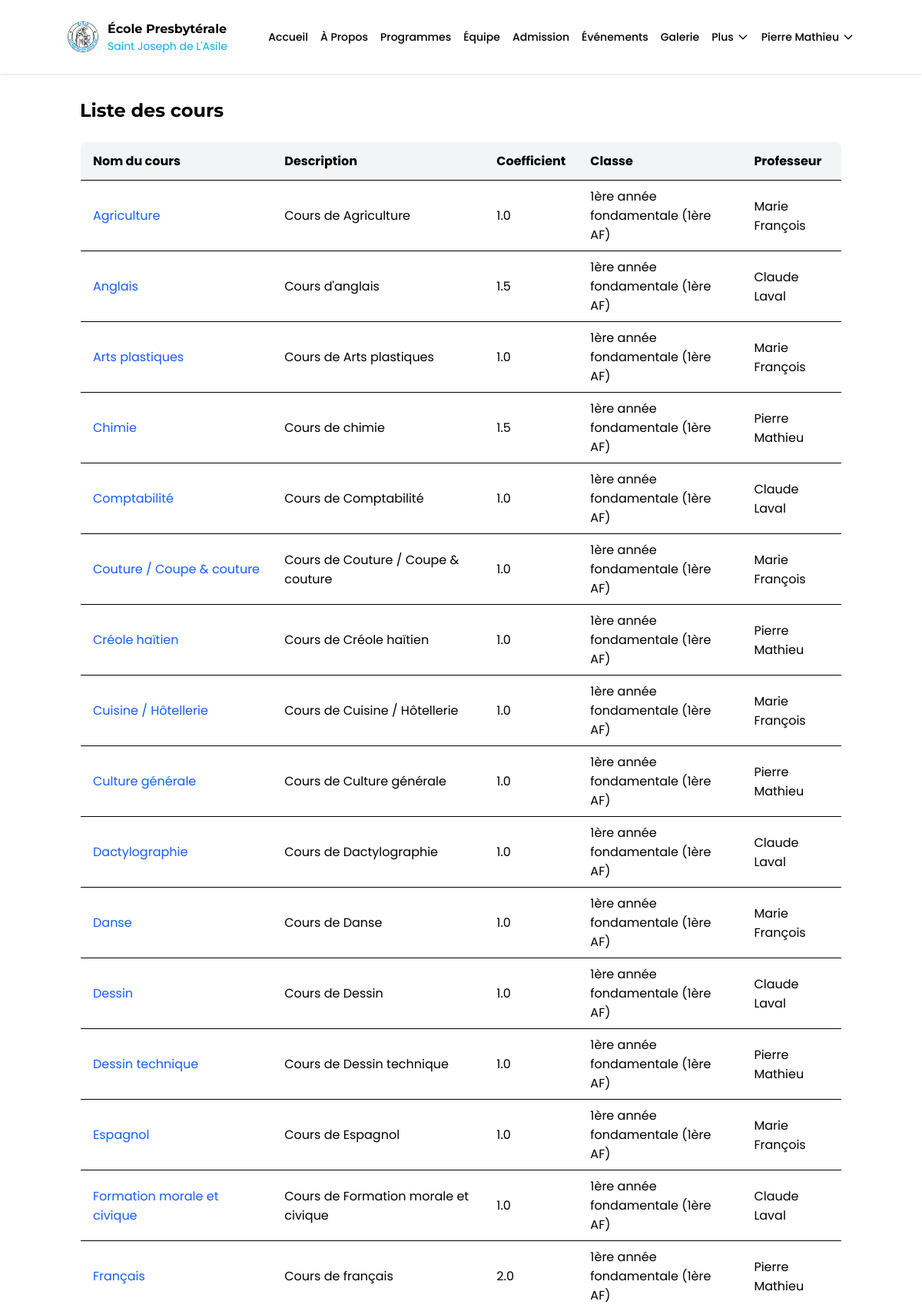
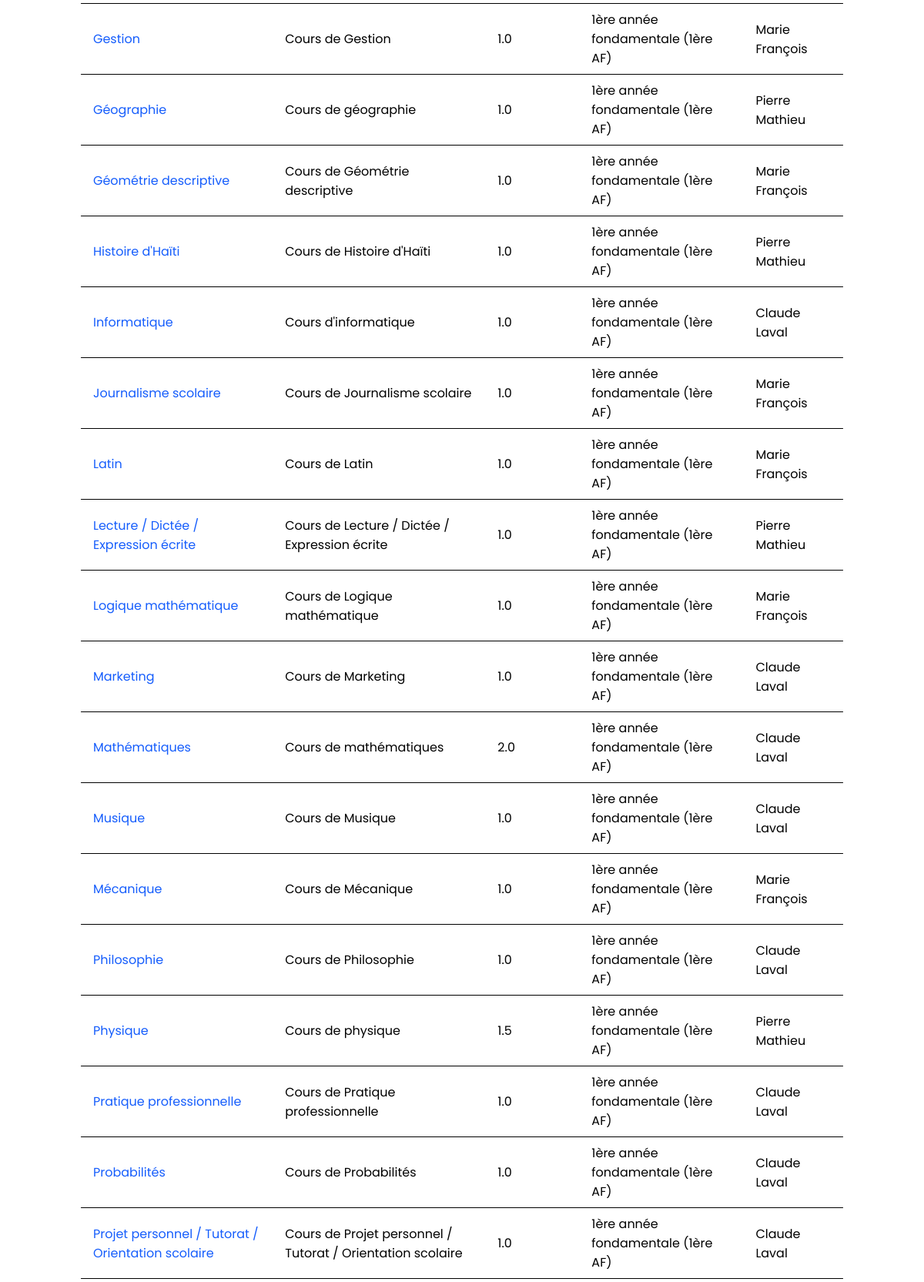
/cours/ (signed in, upper part), run on the app's committed database (2 pictures, top to bottom).
### models.py (models this page shows, shortened)
class Enseignement(db.Model):
    __tablename__ = 'enseignements'
    id = db.Column(db.Integer, primary_key=True)
    cours_id = db.Column(db.Integer, db.ForeignKey('cours.id'), nullable=False)
    classe_id = db.Column(db.Integer, db.ForeignKey('classes.id'), nullable=False)
    professeur_id = db.Column(db.Integer, db.ForeignKey('users.id'), nullable=False)
    annee_scolaire = db.Column(db.String(9), nullable=False)
    classe = db.relationship('Classe', backref=db.backref('enseignements', lazy=True))
    professeur = db.relationship('User', backref=db.backref('enseignements', lazy=True))

class Cours(db.Model):
    __tablename__ = 'cours'
    id = db.Column(db.Integer, primary_key=True)
    code = db.Column(db.String(10), unique=True, nullable=False)
    nom = db.Column(db.String(100), nullable=False)
    description = db.Column(db.Text)
    coefficient = db.Column(db.Float, default=1.0)
    enseignements = db.relationship('Enseignement', backref='cours', lazy=True)

class Classe(db.Model):
    __tablename__ = 'classes'
    id = db.Column(db.Integer, primary_key=True)
    nom = db.Column(db.String(50), nullable=False)
    niveau = db.Column(db.String(20), nullable=False)
    annee_scolaire = db.Column(db.String(9), nullable=False)
    capacite = db.Column(db.Integer, default=30)
    salle = db.Column(db.String(20))

### modules/cours.py (the view)
@cours_blueprint.route('/')
@login_required
def liste():
    from models import User
    enseignements = (
        db.session.query(Enseignement, Cours, Classe, User)
        .join(Cours, Enseignement.cours_id == Cours.id)
        .join(Classe, Enseignement.classe_id == Classe.id)
        .join(User, Enseignement.professeur_id == User.id)
        .order_by(Classe.niveau, Classe.nom, Cours.nom)
        .all()
    )
    cours_list = []
    for ens, cours, classe, prof in enseignements:
        professeur_nom = f"{prof.prenom} {prof.nom}".strip()
        cours_list.append({
            'id': cours.id,
            'nom': cours.nom,
            'description': cours.description,
            'coefficient': cours.coefficient,
            'classe_nom': classe.nom,
            'professeur_nom': professeur_nom
        })
    return render_template('cours/liste.html', cours=cours_list)

### app.py (called while the page is built)
@login_manager.user_loader
def load_user(user_id):
    return User.query.get(int(user_id))

### templates/cours/liste.html (shortened to what this page needs)
{% extends 'base.html' %}
{% block content %}
<div class="container mx-auto px-4 py-8">
    <h1 class="text-2xl font-bold mb-6">Liste des cours</h1>
    <div class="overflow-x-auto">
        <table class="min-w-full bg-white border border-gray-200 rounded-lg overflow-hidden">
            <thead>
                <tr class="bg-gray-100">
                    <th class="py-3 px-4 border-b text-left">Nom du cours</th>
                    <th class="py-3 px-4 border-b text-left">Description</th>
                    <th class="py-3 px-4 border-b text-left">Coefficient</th>
                    <th class="py-3 px-4 border-b text-left">Classe</th>
                    <th class="py-3 px-4 border-b text-left">Professeur</th>
                </tr>
            </thead>
            <tbody>
                {% for cours in cours %}
                <tr class="border-b hover:bg-gray-50">
                    <td class="py-2 px-4">
                        <a href="{{ url_for('cours.details', cours_id=cours.id) }}" class="text-blue-600 hover:underline">
                            {{ cours.nom }}
                        </a>
                    </td>
                    <td class="py-2 px-4">{{ cours.description or '-' }}</td>
                    <td class="py-2 px-4">{{ cours.coefficient }}</td>
                    <td class="py-2 px-4">{{ cours.classe_nom }}</td>
                    <td class="py-2 px-4">{{ cours.professeur_nom or '-' }}</td>
                </tr>
                {% else %}
                <tr>
                    <td colspan="5" class="py-4 px-4 text-center text-gray-500">Aucun cours trouvé.</td>
                </tr>
                {% endfor %}
            </tbody>
        </table>
    </div>
</div>
{% endblock %}

### templates/base.html (style rules this page uses)
body { font-family: 'Poppins', sans-serif; }
h1, h2, h3, h4, h5, h6 { font-family: 'Montserrat', sans-serif; }

### data on the page
Enseignement: nom "Agriculture", description "Cours de Agriculture", coefficient "1.0", classe_nom "1ère année fondamentale (1ère AF)", professeur_nom "Marie François"
Cours: nom "Anglais", description "Cours d'anglais", coefficient "1.5"
Classe: classe_nom "1ère année fondamentale (1ère AF)" "1ère année fondamentale (1ère AF)" "1ère année fondamentale (1ère AF)" "1ère année fondamentale (1ère AF)" "1ère année fondamentale (1ère AF)" "1ère année fondamentale (1ère AF)" "1ère année fondamentale (1ère AF)" "1ère année fondamentale (1ère AF)" "1ère année fondamentale (1ère AF)" "1ère année fondamentale (1ère AF)" "1ère année fondamentale (1ère AF)" "1ère année fondamentale (1ère AF)" "1ère année fondamentale (1ère AF)" "1ère année fondamentale (1ère AF)" "1ère année fondamentale (1ère AF)" "1ère année fondamentale (1ère AF)" "1ère année fondamentale (1ère AF)" "1ère année fondamentale (1ère AF)" "1ère année fondamentale (1ère AF)" "1ère année fondamentale (1ère AF)" "1ère année fondamentale (1ère AF)" "1ère année fondamentale (1ère AF)" "1ère année fondamentale (1ère AF)" "1ère année fondamentale (1ère AF)" "1ère année fondamentale (1ère AF)" "1ère année fondamentale (1ère AF)" "1ère année fondamentale (1ère AF)" "1ère année fondamentale (1ère AF)" "1ère année fondamentale (1ère AF)" "1ère année fondamentale (1ère AF)" "1ère année fondamentale (1ère AF)" "1ère année fondamentale (1ère AF)" "1ère année fondamentale (1ère AF)"
Cours: nom "Arts plastiques", description "Cours de Arts plastiques", coefficient "1.0"
Cours: nom "Chimie", description "Cours de chimie", coefficient "1.5"
Cours: nom "Comptabilité", description "Cours de Comptabilité", coefficient "1.0"
Cours: nom "Couture / Coupe & couture", description "Cours de Couture / Coupe & couture", coefficient "1.0"
Cours: nom "Créole haïtien", description "Cours de Créole haïtien", coefficient "1.0"
Cours: nom "Cuisine / Hôtellerie", description "Cours de Cuisine / Hôtellerie", coefficient "1.0"
Cours: nom "Culture générale", description "Cours de Culture générale", coefficient "1.0"
Cours: nom "Dactylographie", description "Cours de Dactylographie", coefficient "1.0"
Cours: nom "Danse", description "Cours de Danse", coefficient "1.0"
Cours: nom "Dessin", description "Cours de Dessin", coefficient "1.0"
Cours: nom "Dessin technique", description "Cours de Dessin technique", coefficient "1.0"
Cours: nom "Espagnol", description "Cours de Espagnol", coefficient "1.0"
Cours: nom "Formation morale et civique", description "Cours de Formation morale et civique", coefficient "1.0"
Cours: nom "Français", description "Cours de français", coefficient "2.0"
Cours: nom "Gestion", description "Cours de Gestion", coefficient "1.0"
Cours: nom "Géographie", description "Cours de géographie", coefficient "1.0"
Cours: nom "Géométrie descriptive", description "Cours de Géométrie descriptive", coefficient "1.0"
Cours: nom "Histoire d'Haïti", description "Cours de Histoire d'Haïti", coefficient "1.0"
Cours: nom "Informatique", description "Cours d'informatique", coefficient "1.0"
Cours: nom "Journalisme scolaire", description "Cours de Journalisme scolaire", coefficient "1.0"
Cours: nom "Latin", description "Cours de Latin", coefficient "1.0"
Cours: nom "Lecture / Dictée / Expression écrite", description "Cours de Lecture / Dictée / Expression écrite", coefficient "1.0"
Cours: nom "Logique mathématique", description "Cours de Logique mathématique", coefficient "1.0"
Cours: nom "Marketing", description "Cours de Marketing", coefficient "1.0"
Cours: nom "Mathématiques", description "Cours de mathématiques", coefficient "2.0"
Cours: nom "Musique", description "Cours de Musique", coefficient "1.0"
Cours: nom "Mécanique", description "Cours de Mécanique", coefficient "1.0"
Cours: nom "Philosophie", description "Cours de Philosophie", coefficient "1.0"
Cours: nom "Physique", description "Cours de physique", coefficient "1.5"
Cours: nom "Pratique professionnelle", description "Cours de Pratique professionnelle", coefficient "1.0"
Cours: nom "Probabilités", description "Cours de Probabilités", coefficient "1.0"
Cours: nom "Projet personnel / Tutorat / Orientation scolaire", description "Cours de Projet personnel / Tutorat / Orientation scolaire", coefficient "1.0"

### other printed values
{{ session.get('user_name', 'Utilisateur') }} "Pierre Mathieu"
{{ cours.professeur_nom or '-' }} "Claude Laval" "Marie François" "Pierre Mathieu" "Claude Laval" "Marie François" "Pierre Mathieu" "Marie François" "Pierre Mathieu" "Claude Laval" "Marie François" "Claude Laval" "Pierre Mathieu" "Marie François" "Claude Laval" "Pierre Mathieu" "Marie François" "Pierre Mathieu" "Marie François" "Pierre Mathieu" "Claude Laval" "Marie François" "Marie François" "Pierre Mathieu" "Marie François" "Claude Laval" "Claude Laval" "Claude Laval" "Marie François" "Claude Laval" "Pierre Mathieu" "Claude Laval" "Claude Laval" "Claude Laval"
